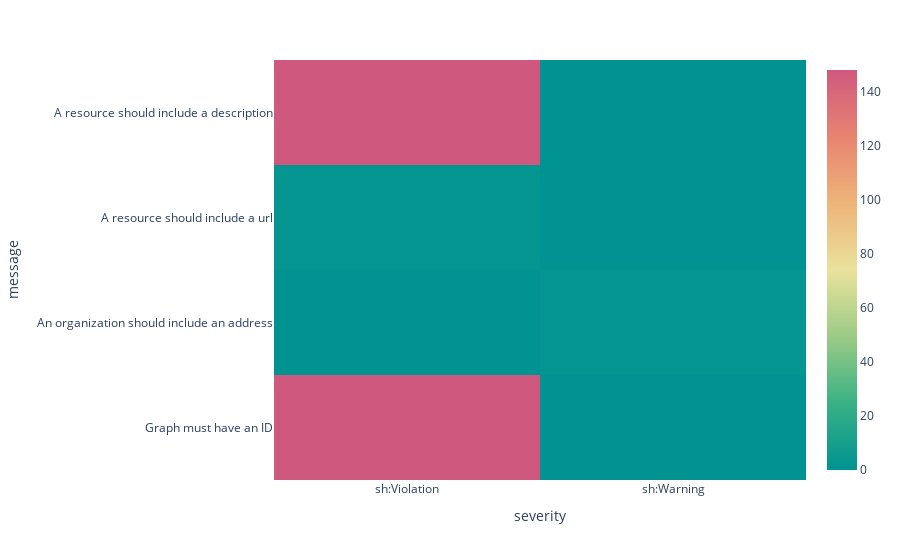

Notebook code for this chart:
### Markdown cell above
## Hestmap

Exploring ways to plot the the SHACL results.

### Code cell
ct= pd.crosstab(df['message'], df['severity'])
fig = px.imshow(ct, aspect="auto", color_continuous_scale="temps")
fig.show()

### Figure 1 — Plotly figure (JSON) as saved in the notebook; plotly's stock layout.template omitted (floating-point values rounded to 4 significant figures)
{"data": [{"coloraxis": "coloraxis", "hovertemplate": "severity: %{x}<br>message: %{y}<br>color: %{z}<extra></extra>", "name": "0", "type": "heatmap", "x": ["sh:Violation", "sh:Warning"], "xaxis": "x", "y": ["A resource should include a description", "A resource should include a url", "An organization should include an address", "Graph must have an ID"], "yaxis": "y", "z": [[148, 0], [2, 0], [0, 2], [148, 0]]}], "layout": {"autosize": true, "coloraxis": {"colorscale": [[0, "rgb(0, 147, 146)"], [0.1667, "rgb(57, 177, 133)"], [0.3333, "rgb(156, 203, 134)"], [0.5, "rgb(233, 226, 156)"], [0.6667, "rgb(238, 180, 121)"], [0.8333, "rgb(232, 132, 113)"], [1, "rgb(207, 89, 126)"]]}, "margin": {"t": 60}, "xaxis": {"anchor": "y", "autorange": true, "domain": [0, 1], "range": [-0.5, 1.5], "title": {"text": "severity"}, "type": "category"}, "yaxis": {"anchor": "x", "autorange": true, "domain": [0, 1], "range": [3.5, -0.5], "title": {"text": "message"}, "type": "category"}}}
